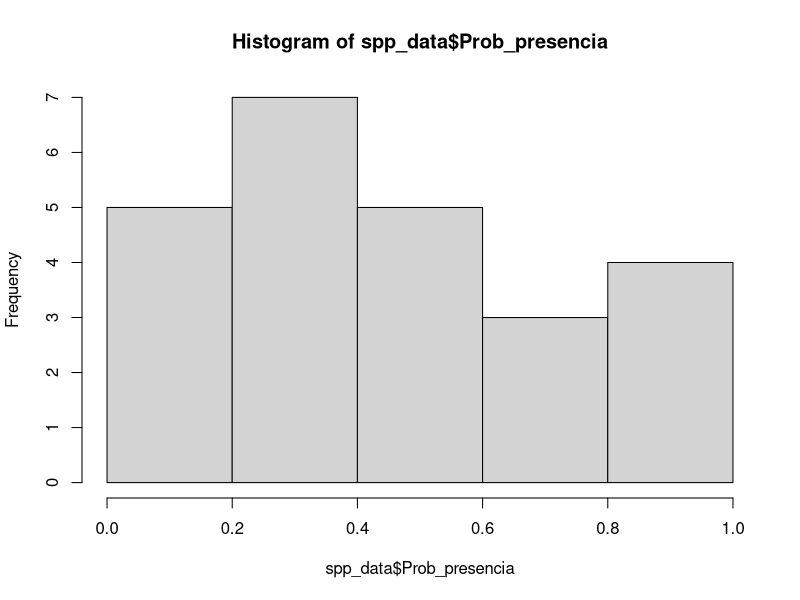

Reproduce this figure in R.
## ---- chunk 1
#| label: theme-set
#| eval: true
library(tidyverse)
library(palmerpenguins)

simple_theme <- theme_bw() +
    theme(
        plot.background = element_rect(fill = "#FDF6E3"),
        panel.background = element_rect(fill = "#FDF6E3"),
        legend.background = element_rect(fill = "#FDF6E3"),
        legend.position = "top",
        axis.title = element_text(size = 14)
    )

theme_set(simple_theme)
## ---- chunk 2
#| label: assign
#| echo: true
#| output-location: fragment
name <- "camilo"
name
## ---- chunk 3
#| label: assign-mode
#| echo: true
#| output-location: fragment
typeof(name)
## ---- chunk 4
#| label: vectors
#| echo: true

time <- c(34, 13, 65, 10) # <1>

season <- c("dry", "semidry", "rainy")

heights  <- c(1.60, 1.63, 1.85 ,1.72)

## ---- chunk 5
#| label: matrixes
#| echo: true
#| eval: true
#| code-line-numbers: "2|3,4,4|6,7,8"
#| output-location: fragment
mx <- matrix(
    c(23, 58, 98, 54, 68, 74),
    nrow = 2,
    ncol = 3,
    byrow = FALSE,
    dimnames = list(
        rows = c("rw1", "rw2"),
        cols = c("cl1", "cl2", "cl3")
    )
)

mx
## ---- chunk 6
#| label: lists
#| echo: true
#| output-location: fragment
student_info  <- list(name = "Alejandro", exam = 5, quizzes = c(4,5,3.5,4.2))
student_info
## ---- chunk 7
#| label: seq-data
#| echo: true
#| output-location: fragment
data  <- seq(1,100,10) 
data
## ---- chunk 8
#| label: rep-data
#| echo: true
#| output-location: fragment
data  <- rep("Ho", 3)
data
## ---- chunk 9
#| label: gl-data
#| echo: true
#| eval: true
#| output-location: fragment
## First control, then treatment:
experiment <- gl(2, 8, labels = c("Control", "Treat"))

experiment
## ---- chunk 10
#| label: df-intro-02
#| echo: true
#| eval: true
#| code-line-numbers: "1,2|4|6"
#| output-location: fragment
size  <- c(34,50,40)
color  <- c("blue", "red", "orange")

frogs  <- data.frame(size, color)

frogs
## ---- chunk 11
#| label: read-table
#| echo: true
#| eval: true
#| output-location: fragment
spp_data <- read.table(
  file = "data/especies.txt",
  sep = "\t",
  h = TRUE
)
spp_data
## ---- chunk 12
#| label: dollar-op
#| echo: true
#| eval: true
#| output-location: fragment
spp_data$Especie
## ---- chunk 13
#| label: index-sub
#| echo: true
#| eval: true
#| output-location: fragment
spp_data[,2]
## ---- chunk 14
#| label: subset-table
#| echo: true
#| eval: true
#| output-location: fragment
subset(spp_data, Prob_presencia > 0)
## ---- chunk 15
#| label: operation-table
#| echo: true
#| eval: true
85+12
56-29
8*8
70/100
2^4
## ---- chunk 16
#| label: expression-01-table
#| echo: true
#| eval: true
#| output-location: fragment
2+3*2-2^3
## ---- chunk 17
#| label: expression-02-table
#| echo: true
#| eval: true
#| output-location: fragment
((2+3)*2-2)^3
## ---- chunk 18
#| label: df-intro
#| echo: true
#| eval: true
#| code-line-numbers: "1|3"
#| output-location: fragment
time <- c(34, 13, 65, 10)
time + 5
## ---- chunk 19
#| label: vector-add
#| echo: true
#| eval: true
#| output-location: fragment
time[5] = 5
time
## ---- chunk 20
#| label: vector-length
#| echo: true
#| eval: true
#| output-location: fragment
length(time)
## ---- chunk 21
#| label: summary-length
#| echo: true
#| eval: true
#| output-location: fragment
summary(spp_data)
## ---- chunk 22
#| code-fold: true
hist(x = spp_data$Prob_presencia)
